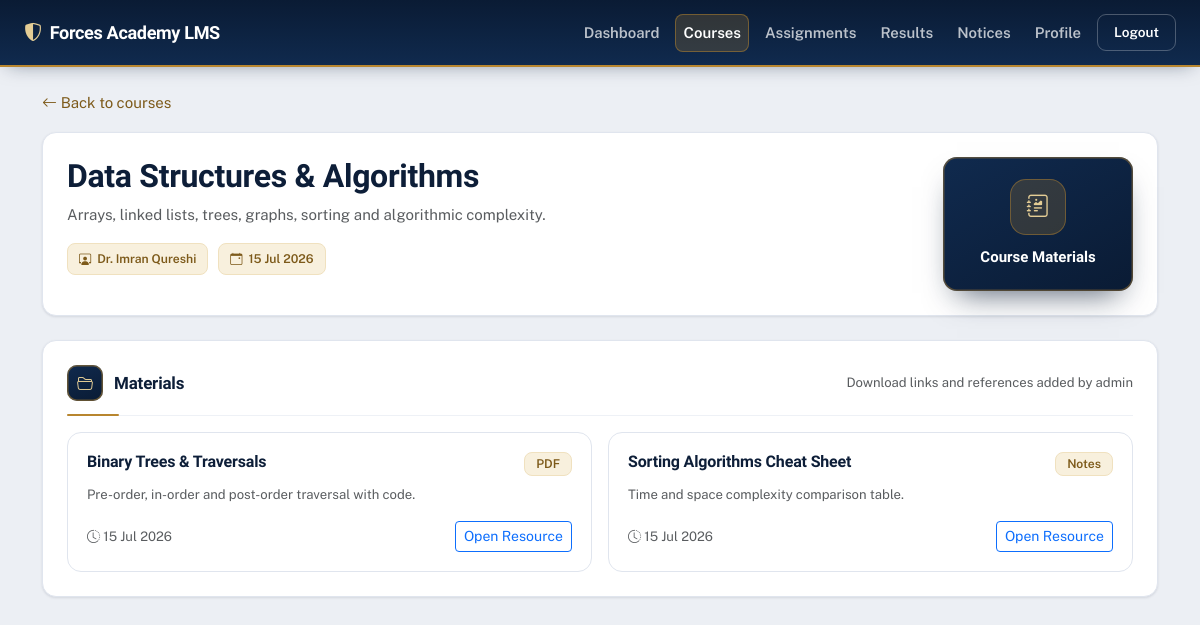
/course_detail.php?id=3 (signed in), run on the app's committed database.
### tables this page shows
CREATE TABLE IF NOT EXISTS courses (
    id            INT(11) PRIMARY KEY AUTO_INCREMENT,
    course_name   VARCHAR(100) NOT NULL,
    description   TEXT,
    teacher_name  VARCHAR(100),
    created_at    TIMESTAMP DEFAULT CURRENT_TIMESTAMP
);

CREATE TABLE IF NOT EXISTS course_materials (
    id             INT(11) PRIMARY KEY AUTO_INCREMENT,
    course_id      INT(11) NOT NULL,
    material_title VARCHAR(150) NOT NULL,
    material_type  VARCHAR(50) NOT NULL DEFAULT 'Notes',
    description    TEXT,
    resource_link  VARCHAR(255),
    created_at     TIMESTAMP DEFAULT CURRENT_TIMESTAMP,
    CONSTRAINT fk_course_materials_course FOREIGN KEY (course_id) REFERENCES courses(id) ON DELETE CASCADE
);

### config/auth.php (called while the page is built, shortened)
<?php
function e($value)
{
    return htmlspecialchars((string)$value, ENT_QUOTES, 'UTF-8');
}

### course_detail.php (the view, shortened to what this page needs)
<?php
require_once 'config/auth.php';
$course_id = isset($_GET['id']) ? (int) $_GET['id'] : 0;
$stmt = mysqli_prepare($conn, "SELECT id, course_name, description, teacher_name, created_at FROM courses WHERE id=? LIMIT 1");
mysqli_stmt_bind_param($stmt, 'i', $course_id);
mysqli_stmt_execute($stmt);
$course = mysqli_fetch_assoc(mysqli_stmt_get_result($stmt));
$materials_stmt = mysqli_prepare($conn, "SELECT id, material_title, material_type, description, resource_link, created_at FROM course_materials WHERE course_id=? ORDER BY created_at DESC");
mysqli_stmt_bind_param($materials_stmt, 'i', $course_id);
mysqli_stmt_execute($materials_stmt);
$materials = mysqli_stmt_get_result($materials_stmt);
?>
<!DOCTYPE html>
<html lang="en">
<head>
<link href="https://cdn.jsdelivr.net/npm/bootstrap@5.3.0/dist/css/bootstrap.min.css" rel="stylesheet">
<link rel="stylesheet" href="https://cdn.jsdelivr.net/npm/bootstrap-icons@1.11.3/font/bootstrap-icons.css">
<link rel="stylesheet" href="css/style.css">
</head>
<body class="dashboard-body">
<nav class="navbar navbar-expand-lg navbar-dark app-navbar">
  <div class="container-fluid px-4">
    <a class="navbar-brand d-flex align-items-center gap-2" href="dashboard.php"><i class="bi bi-shield-shaded"></i> Forces Academy LMS</a>
    <div class="navbar-nav ms-auto flex-row gap-2 align-items-center">
      <a class="nav-link text-white" href="dashboard.php">Dashboard</a>
      <a class="nav-link text-white active" href="courses.php">Courses</a>
      <a class="nav-link text-white" href="assignments.php">Assignments</a>
      <a class="nav-link text-white" href="results.php">Results</a>
      <a class="nav-link text-white" href="notices.php">Notices</a>
      <a class="nav-link text-white" href="profile.php">Profile</a>
      <a class="btn btn-logout" href="logout.php">Logout</a>
    </div>
  </div>
</nav>
<div class="container py-4">
  <div class="mb-3"><a class="text-decoration-none" href="courses.php"><i class="bi bi-arrow-left"></i> Back to courses</a></div>
  <div class="card p-4 mb-4">
    <div class="d-flex flex-column flex-md-row justify-content-between gap-3">
      <div>
        <h2 class="mb-2"><?php echo e($course['course_name']); ?></h2>
        <p class="text-muted mb-3"><?php echo e($course['description']); ?></p>
        <div class="detail-meta-wrap">
          <span class="detail-meta-pill"><i class="bi bi-person-workspace"></i> <?php echo e($course['teacher_name']); ?></span>
          <span class="detail-meta-pill"><i class="bi bi-calendar-event"></i> <?php echo date('d M Y', strtotime($course['created_at'])); ?></span>
        </div>
      </div>
      <div class="hero-badge-box">
        <div class="hero-badge-icon"><i class="bi bi-journal-richtext"></i></div>
        <strong>Course Materials</strong>
      </div>
    </div>
  </div>
  <div class="card p-4">
    <div class="section-header mb-3">
      <h5 class="section-title mb-0"><i class="bi bi-folder2-open"></i> Materials</h5>
      <span class="text-muted small">Download links and references added by admin</span>
    </div>
    <?php if (mysqli_num_rows($materials) > 0): ?>
      <div class="row g-3">
        <?php while ($material = mysqli_fetch_assoc($materials)): ?>
          <div class="col-md-6">
            <div class="material-card h-100">
              <div class="d-flex justify-content-between align-items-start gap-2 mb-2">
                <h6 class="mb-0"><?php echo e($material['material_title']); ?></h6>
                <span class="badge subtle-badge"><?php echo e($material['material_type']); ?></span>
              </div>
              <p class="text-muted small mb-3"><?php echo e($material['description']); ?></p>
              <div class="d-flex justify-content-between align-items-center gap-2 flex-wrap">
                <span class="small text-muted"><i class="bi bi-clock-history"></i> <?php echo date('d M Y', strtotime($material['created_at'])); ?></span>
                <?php if (!empty($material['resource_link'])): ?>
                  <a class="btn btn-sm btn-outline-primary" href="<?php echo e($material['resource_link']); ?>" target="_blank">Open Resource</a>
                <?php else: ?>
                  <span class="small text-muted">Link not added</span>
                <?php endif; ?>
              </div>
            </div>
          </div>
        <?php endwhile; ?>
      </div>
    <?php endif; ?>
  </div>
</div>
</body>
</html>

### data on the page
courses: course_name "Data Structures & Algorithms", description "Arrays, linked lists, trees, graphs, sorting and algorithmic complexity.", teacher_name "Dr. Imran Qureshi", created_at "15 Jul 2026"
course_materials: material_title "Binary Trees & Traversals", material_type "PDF", description "Pre-order, in-order and post-order traversal with code.", created_at "15 Jul 2026"
course_materials: material_title "Sorting Algorithms Cheat Sheet", material_type "Notes", description "Time and space complexity comparison table.", created_at "15 Jul 2026"
